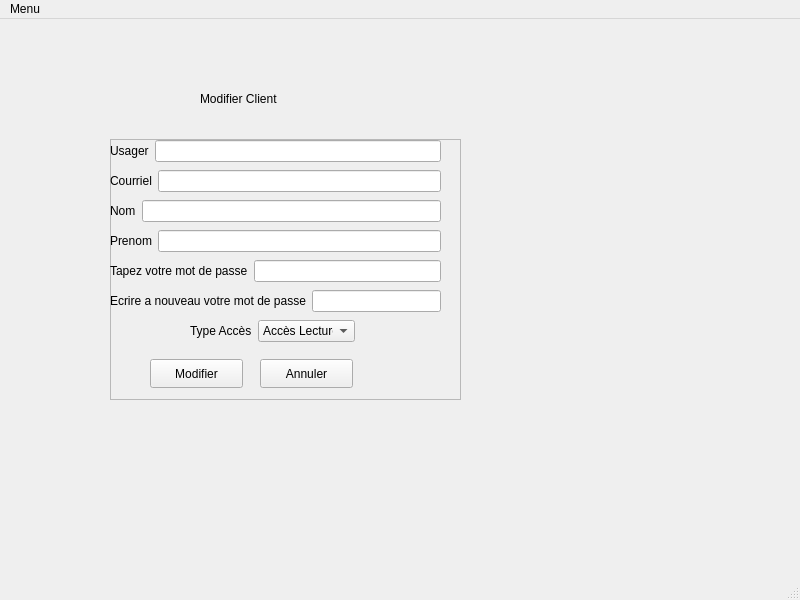
<?xml version="1.0" encoding="UTF-8"?>
<ui version="4.0">
 <class>CreationWindow</class>
 <widget class="QMainWindow" name="CreationWindow">
  <property name="geometry">
   <rect>
    <x>0</x>
    <y>0</y>
    <width>800</width>
    <height>600</height>
   </rect>
  </property>
  <property name="windowTitle">
   <string>MainWindow</string>
  </property>
  <widget class="QWidget" name="centralwidget">
   <widget class="QFrame" name="CreationClient">
    <property name="geometry">
     <rect>
      <x>110</x>
      <y>120</y>
      <width>351</width>
      <height>261</height>
     </rect>
    </property>
    <property name="frameShape">
     <enum>QFrame::StyledPanel</enum>
    </property>
    <property name="frameShadow">
     <enum>QFrame::Raised</enum>
    </property>
    <widget class="QWidget" name="layoutWidget">
     <property name="geometry">
      <rect>
       <x>0</x>
       <y>120</y>
       <width>331</width>
       <height>24</height>
      </rect>
     </property>
     <layout class="QHBoxLayout" name="horizontalLayout_4">
      <item>
       <widget class="QLabel" name="label_4">
        <property name="text">
         <string>Tapez votre mot de passe</string>
        </property>
       </widget>
      </item>
      <item>
       <widget class="QLineEdit" name="modifierPassword"/>
      </item>
     </layout>
    </widget>
    <widget class="QWidget" name="layoutWidget_2">
     <property name="geometry">
      <rect>
       <x>0</x>
       <y>30</y>
       <width>331</width>
       <height>24</height>
      </rect>
     </property>
     <layout class="QHBoxLayout" name="horizontalLayout_3">
      <item>
       <widget class="QLabel" name="label_3">
        <property name="text">
         <string>Courriel</string>
        </property>
       </widget>
      </item>
      <item>
       <widget class="QLineEdit" name="modifierCourriel"/>
      </item>
     </layout>
    </widget>
    <widget class="QWidget" name="layoutWidget_3">
     <property name="geometry">
      <rect>
       <x>0</x>
       <y>60</y>
       <width>331</width>
       <height>24</height>
      </rect>
     </property>
     <layout class="QHBoxLayout" name="horizontalLayout">
      <item>
       <widget class="QLabel" name="label">
        <property name="text">
         <string>Nom</string>
        </property>
       </widget>
      </item>
      <item>
       <widget class="QLineEdit" name="modifierNom"/>
      </item>
     </layout>
    </widget>
    <widget class="QWidget" name="layoutWidget_4">
     <property name="geometry">
      <rect>
       <x>0</x>
       <y>90</y>
       <width>331</width>
       <height>24</height>
      </rect>
     </property>
     <layout class="QHBoxLayout" name="horizontalLayout_2">
      <item>
       <widget class="QLabel" name="label_2">
        <property name="text">
         <string>Prenom</string>
        </property>
       </widget>
      </item>
      <item>
       <widget class="QLineEdit" name="modifierPrenom"/>
      </item>
     </layout>
    </widget>
    <widget class="QPushButton" name="modifierOk">
     <property name="geometry">
      <rect>
       <x>40</x>
       <y>220</y>
       <width>93</width>
       <height>29</height>
      </rect>
     </property>
     <property name="text">
      <string>Modifier</string>
     </property>
    </widget>
    <widget class="QPushButton" name="modifierCancel">
     <property name="geometry">
      <rect>
       <x>150</x>
       <y>220</y>
       <width>93</width>
       <height>29</height>
      </rect>
     </property>
     <property name="text">
      <string>Annuler</string>
     </property>
    </widget>
    <widget class="QWidget" name="layoutWidget_5">
     <property name="geometry">
      <rect>
       <x>0</x>
       <y>150</y>
       <width>331</width>
       <height>24</height>
      </rect>
     </property>
     <layout class="QHBoxLayout" name="horizontalLayout_5">
      <item>
       <widget class="QLabel" name="label_6">
        <property name="text">
         <string>Ecrire a nouveau votre mot de passe</string>
        </property>
       </widget>
      </item>
      <item>
       <widget class="QLineEdit" name="modifierPasswordVerify"/>
      </item>
     </layout>
    </widget>
    <widget class="QWidget" name="layoutWidget_6">
     <property name="geometry">
      <rect>
       <x>0</x>
       <y>0</y>
       <width>331</width>
       <height>24</height>
      </rect>
     </property>
     <layout class="QHBoxLayout" name="horizontalLayout_6">
      <item>
       <widget class="QLabel" name="label_7">
        <property name="text">
         <string>Usager</string>
        </property>
       </widget>
      </item>
      <item>
       <widget class="QLineEdit" name="modifierNom_2"/>
      </item>
     </layout>
    </widget>
    <widget class="QWidget" name="layoutWidget_7">
     <property name="geometry">
      <rect>
       <x>80</x>
       <y>180</y>
       <width>165</width>
       <height>24</height>
      </rect>
     </property>
     <layout class="QHBoxLayout" name="horizontalLayout_7">
      <item>
       <widget class="QLabel" name="type_lbl">
        <property name="text">
         <string>Type Accès</string>
        </property>
       </widget>
      </item>
      <item>
       <widget class="QComboBox" name="createType">
        <item>
         <property name="text">
          <string>Accès Lecture</string>
         </property>
        </item>
        <item>
         <property name="text">
          <string>Accès Total</string>
         </property>
        </item>
       </widget>
      </item>
     </layout>
    </widget>
   </widget>
   <widget class="QLabel" name="label_5">
    <property name="geometry">
     <rect>
      <x>200</x>
      <y>70</y>
      <width>111</width>
      <height>20</height>
     </rect>
    </property>
    <property name="text">
     <string>Modifier Client</string>
    </property>
   </widget>
  </widget>
  <widget class="QMenuBar" name="menubar">
   <property name="geometry">
    <rect>
     <x>0</x>
     <y>0</y>
     <width>800</width>
     <height>22</height>
    </rect>
   </property>
   <widget class="QMenu" name="menuMenu">
    <property name="title">
     <string>Menu</string>
    </property>
    <addaction name="menuCreation"/>
   </widget>
   <addaction name="menuMenu"/>
  </widget>
  <widget class="QStatusBar" name="statusbar"/>
  <action name="menuCreation">
   <property name="text">
    <string>Se deconecter</string>
   </property>
  </action>
 </widget>
 <resources/>
 <connections/>
</ui>
